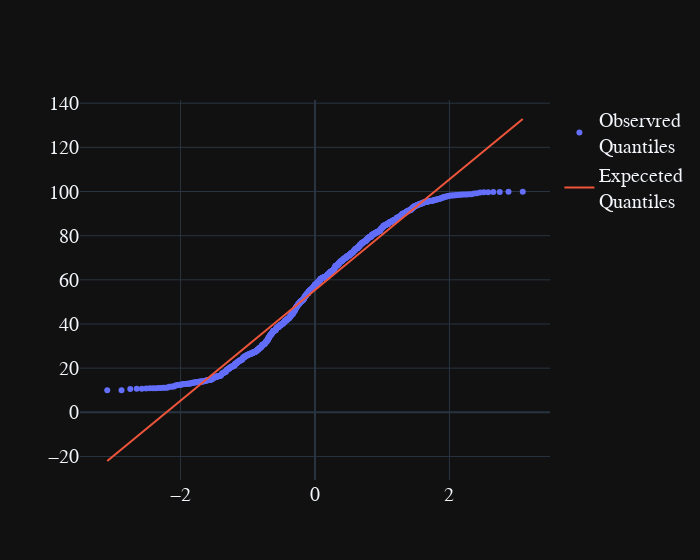

Here is the notebook cell this chart was saved with:
### Code cell
data = sm.qqplot(temp.Amount.to_numpy(),line="s").gca().lines
plt.close()
fig = go.Figure()
fig.add_trace(go.Scatter(x=data[0].get_xdata(),y=data[0].get_ydata(),mode="markers",name="Observred<br>Quantiles"))
fig.add_trace(go.Scatter(x=data[1].get_xdata(),y=data[1].get_ydata(),mode="lines",name="Expeceted<br>Quantiles"))
fig.update_layout(width=700)
fig.show()

### Figure 1 — Plotly figure (JSON) as saved in the notebook; plotly's stock layout.template omitted (floating-point values rounded to 4 significant figures; data arrays with more than 128 entries replaced by an {"elided": "..."} marker saying what was removed)
{"data": [{"mode": "markers", "name": "Observred<br>Quantiles", "type": "scatter", "x": {"elided": "1000 float values"}, "y": {"elided": "1000 float values"}}, {"mode": "lines", "name": "Expeceted<br>Quantiles", "type": "scatter", "x": {"elided": "1000 float values"}, "y": {"elided": "1000 float values"}}], "layout": {"width": 700}}
